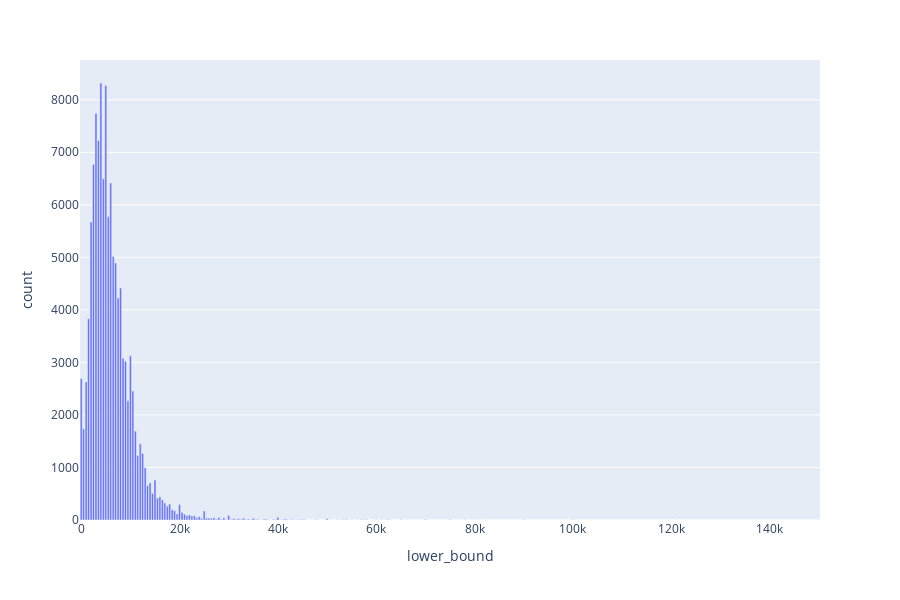

Write notebook code for a chart like this one.
### Markdown cell above
### Plot column distribution as a bar chart

### Code cell
import plotly.express as px

bucket_size_to_plot = 500
px.bar(df.loc[[bucket_size_to_plot]], x='lower_bound', y='count', hover_data=['lower_bound', 'count', 'min', 'max', 'count_noise'])

### Figure 1 — Plotly figure (JSON) as saved in the notebook; plotly's stock layout.template omitted (floating-point values rounded to 4 significant figures; data arrays with more than 128 entries replaced by an {"elided": "..."} marker saying what was removed)
{"data": [{"alignmentgroup": "True", "customdata": {"elided": "301x5 float values"}, "hoverlabel": {"namelength": 0}, "hovertemplate": "lower_bound=%{customdata[0]}<br>count=%{customdata[1]}<br>min=%{customdata[2]}<br>max=%{customdata[3]}<br>count_noise=%{customdata[4]}", "legendgroup": "", "marker": {"color": "#636efa"}, "name": "", "offsetgroup": "", "orientation": "v", "showlegend": false, "textposition": "auto", "type": "bar", "x": {"elided": "301 int values"}, "xaxis": "x", "y": {"elided": "301 int values"}, "yaxis": "y"}], "layout": {"barmode": "relative", "height": 600, "legend": {"tracegroupgap": 0}, "margin": {"t": 60}, "xaxis": {"anchor": "y", "domain": [0, 1], "title": {"text": "lower_bound"}}, "yaxis": {"anchor": "x", "domain": [0, 1], "title": {"text": "count"}}}}
